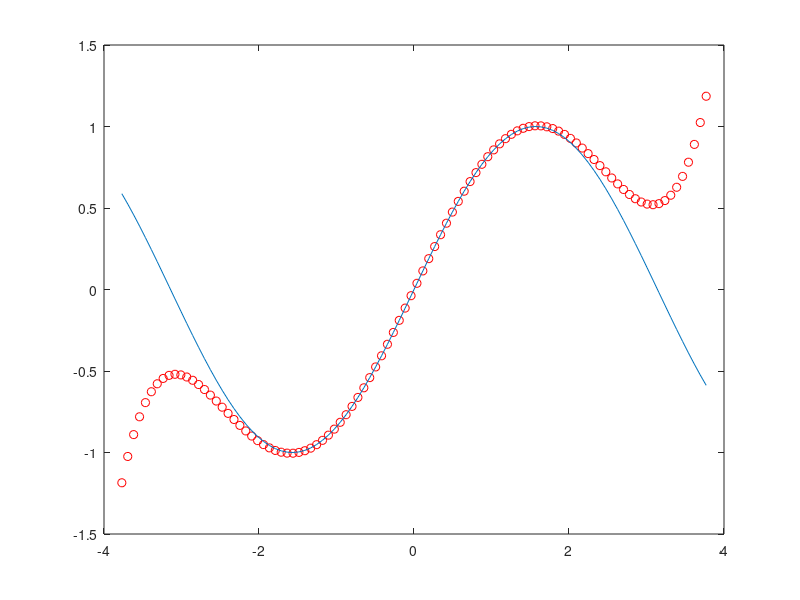

Write MATLAB code to recreate this figure.
clc; clear; close; format long;
f = @(x) x - x.^3 / 6 + x.^5 / 120;
x = linspace (-1.2*pi, 1.2*pi);

% plot this
figure(1);
plot(x, f(x), 'ro'); hold on; plot(x, sin(x));

% root finding by Newton's method. We have three roots in this interval.

x_1 = -3; x_2 = 1; x_3 = 3; % guesses.

% parameters
tolerance = 10^(-10);
max_iter = 100;

x_list = [x_2];
% newton's method for root 2
iter = 0; error = 100;
while iter < max_iter && error > tolerance
    x_new = x_2 - sin(x_2) / cos(x_2);
    x_list(end + 1) = x_new;
    error = abs(x_new - x_2);
    x_2 = x_new;
    iter = iter + 1;
end

disp(x_list')
